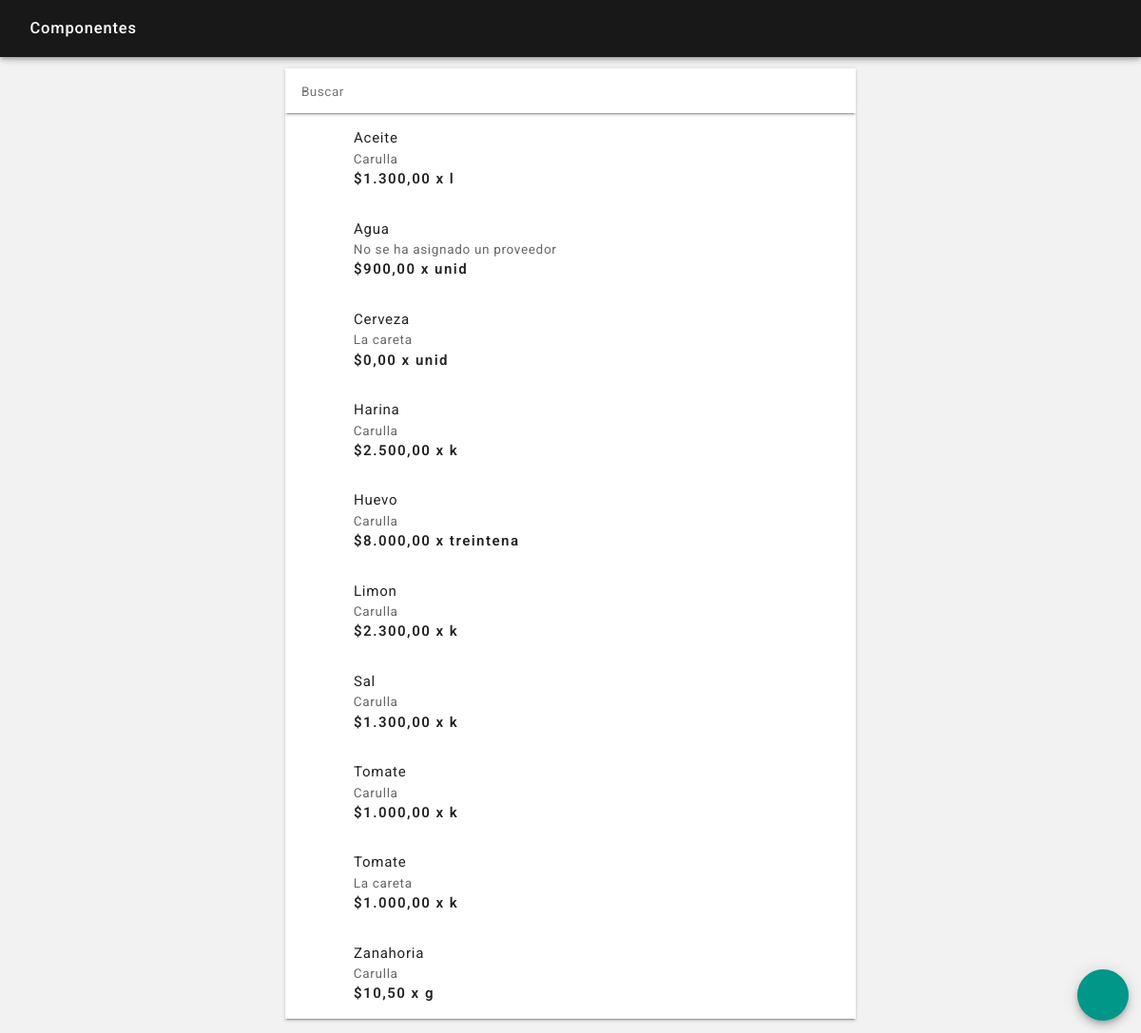
Screenshot of /componentes_ver.php (signed in) with the database file from the repository.
### tables this page shows
CREATE TABLE `componentes` (
  `id` int(15) NOT NULL,
  `fecha` datetime NOT NULL,
  `usuario` int(15) NOT NULL,
  `unidad` varchar(50) NOT NULL,
  `unidad_compra` varchar(50) NOT NULL,
  `componente` varchar(255) NOT NULL,
  `costo_unidad` varchar(15) NOT NULL,
  `costo_unidad_compra` varchar(15) NOT NULL,
  `proveedor` int(15) NOT NULL
);

CREATE TABLE `proveedores` (
  `id` int(15) NOT NULL,
  `fecha` datetime NOT NULL,
  `usuario` int(15) NOT NULL,
  `proveedor` varchar(255) NOT NULL,
  `documento_tipo` varchar(30) NOT NULL,
  `documento` varchar(30) NOT NULL,
  `correo` varchar(255) NOT NULL,
  `telefono` varchar(15) NOT NULL,
  `direccion` varchar(255) NOT NULL,
  `imagen` varchar(2) NOT NULL,
  `imagen_nombre` varchar(50) NOT NULL
);

### componentes_ver.php (the view, shortened to what this page needs)
<?php
include ("sis/nombre_sesion.php");
?>
<?php
if(isset($_POST['consultaBusqueda'])) $consultaBusqueda = $_POST['consultaBusqueda']; elseif(isset($_GET['consultaBusqueda'])) $consultaBusqueda = $_GET['consultaBusqueda']; else $consultaBusqueda = null;
if(isset($_POST['body_snack'])) $body_snack = $_POST['body_snack']; elseif(isset($_GET['body_snack'])) $body_snack = $_GET['body_snack']; else $body_snack = null;
?>
<!DOCTYPE html>
<html lang="es">
<head>
    <?php
    include ("partes/head.php");
    ?>
</head>
<body <?php echo $body_snack; ?>>
<header class="rdm-toolbar--contenedor">
    <div class="rdm-toolbar--fila">
        <div class="rdm-toolbar--izquierda">
            <h2 class="rdm-toolbar--titulo">Componentes</h2>
        </div>
    </div>
</header>
<main class="rdm--contenedor-toolbar">
    <?php
    $consulta = $conexion->query("SELECT * FROM componentes ORDER BY componente");
    if ($consulta->num_rows == 0)
    {
        ?>
        <div class="rdm-vacio--caja">
            <i class="zmdi zmdi-alert-circle-o zmdi-hc-4x"></i>
            <p class="rdm-tipografia--subtitulo1">No se han agregado componentes</p>
            <p class="rdm-tipografia--cuerpo1--margen-ajustada">Los componentes son todos los elementos de los que están hechos los productos o servicios que vendes, por ejemplo: una hamburguesa está hecha de pan, carne y lechuga, etc.</p>
        </div>
        <?php
    }
    else
    {
        ?>
        <input type="search" name="busqueda" id="busqueda" value="<?php echo "$consultaBusqueda"; ?>" placeholder="Buscar" maxlength="30" autofocus autocomplete="off" onKeyUp="buscar();" onFocus="buscar();" />
        <section class="rdm-lista">
        <?php
        while ($fila = $consulta->fetch_assoc())
        {
            $id = $fila['id'];
            $unidad_compra = $fila['unidad_compra'];
            $componente = $fila['componente'];
            $proveedor = $fila['proveedor'];
            $costo_unidad_compra = $fila['costo_unidad_compra'];
            $consulta2 = $conexion->query("SELECT * FROM proveedores WHERE id = $proveedor");
            if ($filas2 = $consulta2->fetch_assoc())
            {
                $proveedor = $filas2['proveedor'];
            }
            else
            {
                $proveedor = "No se ha asignado un proveedor";
            }
            ?>
            <a href="componentes_detalle.php?id=<?php echo "$id"; ?>&componente=<?php echo "$componente"; ?>">
                <article class="rdm-lista--item-doble">
                    <div class="rdm-lista--izquierda">
                        <div class="rdm-lista--contenedor">
                            <div class="rdm-lista--icono"><i class="zmdi zmdi-widgets zmdi-hc-2x"></i></div>
                        </div>
                        <div class="rdm-lista--contenedor">
                            <h2 class="rdm-lista--titulo"><?php echo ucfirst("$componente"); ?></h2>
                            <h2 class="rdm-lista--texto-secundario"><?php echo ucfirst("$proveedor"); ?></h2>
                            <h2 class="rdm-lista--texto-valor">$<?php echo number_format($costo_unidad_compra, 2, ",", "."); ?> x <?php echo ("$unidad_compra"); ?></h2>
                        </div>
                    </div>
                </article>
            </a>
            <?php
        }
        ?>
        </section>
        <?php
    }
    ?>
</main>
<footer>
    <a href="componentes_agregar.php"><button class="rdm-boton--fab" ><i class="zmdi zmdi-plus zmdi-hc-2x"></i></button></a>
</footer>
</body>
</html>

### css/estilos.css (style rules this page uses)
body { background-color: rgba(0, 0, 0, 0.05); color: #222; font-family: 'Roboto', sans-serif, arial; font-size: 15px; font-weight: 300; margin: 0; }
a { color: inherit; text-decoration: none; outline: none; }
.rdm--contenedor-toolbar, .rdm--contenedor-toolbar-tabs { box-sizing: border-box; margin: 0 auto; max-width: 600px; width: 95%; margin-top: 4.5rem; }
.rdm--contenedor-toolbar, .rdm--contenedor-zona { box-sizing: border-box; margin: 0 auto; max-width: 600px; width: 95%; margin-top: 4.5rem; }

### css/toolbar.css (style rules this page uses)
.rdm-toolbar--contenedor { box-shadow: 0px 2px 4px -1px rgba(0, 0, 0, 0.2), 0px 4px 5px 0px rgba(0, 0, 0, 0.14), 0px 1px 10px 0px rgba(0, 0, 0, 0.12); box-sizing: border-box; color: #fff; left: 0; position: fixed; top: 0; width: 100%; z-index: 1; }
.rdm-toolbar--fila, .rdm-toolbar--fila-tab { background-color: rgba(0,0,0,0.9); align-items: center; display: flex; justify-content: space-between; padding: 1em; height: 2em; }
.rdm-toolbar--izquierda, .rdm-toolbar--centro, .rdm-toolbar--derecha { display: flex; align-items: center; }
.rdm-toolbar--titulo, .rdm-toolbar--titulo-centro, .rdm-toolbar--texto-secundario { font-size: 1.1em; font-weight: 500; letter-spacing: 0.05em; line-height: 1.5em; margin: 0 0 0 1em; max-width: 240px; white-space: nowrap; overflow: hidden; text-overflow: ellipsis; }

### css/botones.css (style rules this page uses)
button { border-radius: 0.2em; border: none; box-shadow: 0px 3px 1px -2px rgba(0, 0, 0, 0.2), 0px 2px 2px 0px rgba(0, 0, 0, 0.14), 0px 1px 5px 0px rgba(0, 0, 0, 0.12); box-sizing: border-box; color: rgba(255, 255, 255, 1); display: inline-block; font-family: 'Roboto', sans-serif, arial; font-size: 0.9em; font-weight: 500; letter-spacing: 0.05em; outline: none; padding: 1em 1em 0.9em 1em; text-align: center; text-decoration: none; text-transform: uppercase; transition: 250ms linear; vertical-align: middle; }
.rdm-boton--fab { background-color: #009688; border-radius: 50%; bottom: 1em; box-shadow: 0px 3px 5px -1px rgba(0, 0, 0, 0.2), 0px 6px 10px 0px rgba(0, 0, 0, 0.14), 0px 1px 18px 0px rgba(0, 0, 0, 0.12); height: 4em; position: fixed; right: 1em; width: 4em; z-index: 200; }

### css/listas.css (style rules this page uses)
.rdm-lista, .rdm-lista-sencillo, .rdm-lista-amplio, .rdm-lista-amplia, .rdm-lista--porcentaje { background-color: #fff; box-shadow: 0px 3px 1px -2px rgba(0, 0, 0, 0.2), 0px 2px 2px 0px rgba(0, 0, 0, 0.14), 0px 1px 5px 0px rgba(0, 0, 0, 0.12); box-sizing: border-box; margin: 0 auto; margin-bottom: 1em; width: 100%; }
.rdm-lista--item-doble { align-items: flex-start; display: flex; justify-content: space-between; padding: 1em; }
.rdm-lista--izquierda, .rdm-lista--izquierda-sencillo, .rdm-lista--derecha { display: flex; }
.rdm-lista--contenedor { display: inline-block; }
.rdm-lista--icono { display: table-cell; height: 2.8em; text-align: center; vertical-align: middle; width: 2.8em; }
.rdm-lista--titulo, .rdm-lista--texto-secundario, .rdm-lista--texto-valor, .rdm-lista--titulo-amplio, .rdm-lista--mensaje, .rdm-lista--texto-secundario-porcentaje, .rdm-lista--texto-valor-porcentaje, .rdm-lista--texto-porcentaje, .rdm-lista--titulo-porcentaje, .rdm-lista--texto-unidad { font-size: 1em; font-weight: 400; letter-spacing: 0.05em; line-height: 1.5em; margin: 0 0 0 1em; }
.rdm-lista--texto-valor { font-weight: 600; letter-spacing: 0.1em; }
.rdm-lista--texto-secundario { color: rgba(0, 0, 0, 0.6); line-height: 1.5em; font-size: 0.9em; margin: 0 0 0 1.1em; }

### css/formularios.css (style rules this page uses)
input, button, textarea { appearance: none; outline: none; -webkit-appearance: none; }
input, select, textarea { font-family: 'Roboto', sans-serif, arial; appearance: none; background: none; border: none; border-bottom: 1px solid rgba(0, 0, 0, 0.12); box-sizing: border-box; color: #222; color: rgba(0, 0, 0, 0.9); font-size: 0.9em; font-weight: 400; letter-spacing: 0.04em; line-height: 1.5; margin: 0; padding: 0.5em 0em; width: 100%; outline:0px; }
input[type=search] { appearance: none; box-sizing: border-box; background-color: #fff; border: none; box-shadow: 0px 3px 1px -2px rgba(0, 0, 0, 0.2), 0px 2px 2px 0px rgba(0, 0, 0, 0.14), 0px 1px 5px 0px rgba(0, 0, 0, 0.12); width: 100%; -webkit-appearance: none; padding: 1em 1.25em; outline:0px; }
input[type="search"] { -webkit-appearance: searchfield; }

### rows the page displays
componentes: componente "Aceite", proveedores.proveedor "Carulla", costo_unidad_compra "1.300,00", unidad_compra "l"
componentes: componente "Agua", proveedor "No se ha asignado un proveedor", costo_unidad_compra "900,00", unidad_compra "unid"
componentes: componente "Cerveza", proveedores.proveedor "La careta", costo_unidad_compra "0,00", unidad_compra "unid"
componentes: componente "Harina", proveedores.proveedor "Carulla", costo_unidad_compra "2.500,00", unidad_compra "k"
componentes: componente "Huevo", proveedores.proveedor "Carulla", costo_unidad_compra "8.000,00", unidad_compra "treintena"
componentes: componente "Limon", proveedores.proveedor "Carulla", costo_unidad_compra "2.300,00", unidad_compra "k"
componentes: componente "Sal", proveedores.proveedor "Carulla", costo_unidad_compra "1.300,00", unidad_compra "k"
componentes: componente "Tomate", proveedores.proveedor "Carulla", costo_unidad_compra "1.000,00", unidad_compra "k"
componentes: componente "Tomate", proveedores.proveedor "La careta", costo_unidad_compra "1.000,00", unidad_compra "k"
componentes: componente "Zanahoria", proveedores.proveedor "Carulla", costo_unidad_compra "10,50", unidad_compra "g"
